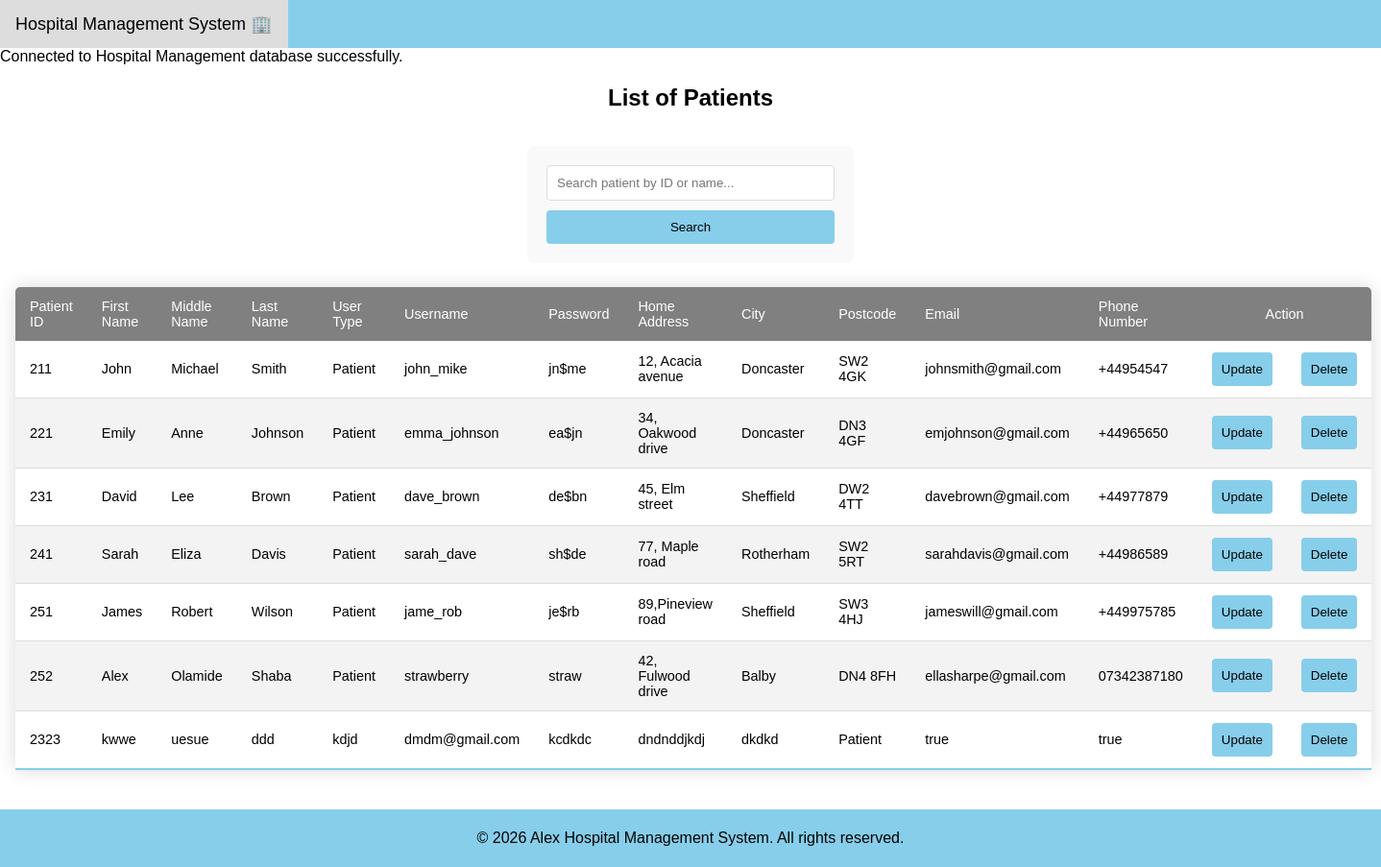
Screenshot of /viewPatient.php with the database file from the repository.
### tables this page shows
CREATE TABLE PATIENT 
( 
patientID INTEGER PRIMARY KEY, 
firstName TEXT NOT NULL, 
middleName TEXT, 
lastName TEXT NOT NULL, 
userType TEXT NOT NULL,
username TEXT NOT NULL UNIQUE,
password TEXT NOT NULL,
homeAddress TEXT NOT NULL,
city TEXT NOT NULL, 
postcode TEXT NOT NULL, 
email TEXT NOT NULL UNIQUE, 
phoneNumber TEXT NOT NULL UNIQUE 
);

### viewPatient.php (the view, shortened to what this page needs)
<!DOCTYPE html>
<html lang="en">
<head>
    <link rel="stylesheet" href="style.css" />
</head>
<body>
    <?php include("NavBar.php"); require_once("functions.php"); ?>
    <div>
        <h2 class="centered-header">List of Patients</h2>
    </div>
    <div class="main">
        <form method="GET">
            <input type="text" name="search" placeholder="Search patient by ID or name...">
            <button type="submit">Search</button>
        </form>
        <?php
            $db = new SQLite3('hospital_management_2.db');
            $searchTerm = $_GET['search'] ?? '';
            if ($searchTerm) {
                if (is_numeric($searchTerm)) {
                    $select_query = "SELECT * FROM PATIENT WHERE patientID = :search";
                } else {
                    $select_query = "SELECT * FROM PATIENT WHERE firstName LIKE :search OR lastName LIKE :search";
                }
                $stmt = $db->prepare($select_query);
                if (is_numeric($searchTerm)) {
                    $stmt->bindValue(':search', $searchTerm, SQLITE3_INTEGER);
                } else {
                    $stmt->bindValue(':search', '%' . $searchTerm . '%', SQLITE3_TEXT);
                }
                $result = $stmt->execute();
            } else {
                $select_query = "SELECT * FROM PATIENT";
                $result = $db->query($select_query);
            }
            echo "<table>";
            echo " <thead> <tr>
                <td>Patient ID</td>
                <td>First Name</td>
                <td>Middle Name</td>
                <td>Last Name</td>
                <td>User Type</td>
                <td>Username</td>
                <td>Password</td>
                <td>Home Address</td>
                <td>City</td>
                <td>Postcode</td>
                <td>Email</td>
                <td>Phone Number</td>
                <td style ='text-align: center' colspan='2'> Action </td>
            </tr> </thead>";
            echo "<tbody>";
            while ($row = $result->fetchArray(SQLITE3_ASSOC)) {
                $id = $row['patientID'];
                $fname = $row['firstName'];
                $mname = $row['middleName'];
                $lname = $row['lastName'];
                $userType = $row['userType'];
                $username = $row['username'];
                $password = $row['password'];
                $homeaddress = $row['homeAddress'];
                $city = $row['city'];
                $postcode = $row['postcode'];
                $emailaddress = $row['email'];
                $phoneNo = $row['phoneNumber'];
                echo "<tr>
                    <td>$id</td>
                    <td>$fname</td>
                    <td>$mname</td>
                    <td>$lname</td>
                    <td>$userType</td>
                    <td>$username</td>
                    <td>$password</td>
                    <td>$homeaddress</td>
                    <td>$city</td>
                    <td>$postcode</td>
                    <td>$emailaddress</td>
                    <td>$phoneNo</td>
                    <td><a href='updatePatient.php?id=$id'><button>Update</button></a></td>
                    <td><a href='deletePatient.php?id=$id' onclick='return confirm(\"Are you sure you want to delete this patient?\")'><button>Delete</button></a></td>
                </tr>";
            }
            echo "</tbody></table>";
        ?>
    </div>
    <footer>
        <div class=footer style="text-align: center;"> &copy; 2026 Alex Hospital Management System. All rights reserved. </div>
    </footer>
</body>
</html>

### NavBar.php (shortened to what this page needs)
<!DOCTYPE html>
<html lang="en">
<head>
    <link rel="stylesheet" href="style.css" />
</head>
<body class="bgcolor">
    <header>
        <div class="header">
            <div class="navbar">
                <a class="navbar-brand" href="dashboard.php">Hospital Management System 🏢</a>
            </div>
        </div>
    </header>
</body>
</html>

### style.css (style rules this page uses)
body { font-family: Arial, sans-serif; display: flex; flex-direction: column; min-height: 100vh; margin: 0; }
.centered-header { text-align: center; }
.header { background-color: skyblue; overflow: hidden; color: black; font-size: 18px; }
.footer { bottom: 0; width: 100%; white-space: nowrap; line-height: 60px; background-color: skyblue; }
.main { flex: 1; padding: 1rem; }
.header a { float: left; display: block; color: white; text-align: center; padding: 14px 16px; text-decoration: none; }
form { width: 300px; margin: 0 auto; padding: 20px; background: #f9f9f9; border-radius: 8px; max-width: 500px; }
input[type="text"], input[type="number"], input[type="date"], input[type="email"], input[type="submit"], select { width: calc(100% - 22px); padding: 10px; margin-bottom: 10px; border: 1px solid #ddd; border-radius: 4px; }
button { width: 100%; padding: 10px; background-color: skyblue; color: white; border: none; border-radius: 4px; cursor: pointer; color: black; }
table { width: 100%; border-collapse: collapse; margin: 25px 0; font-size: 0.9em; min-width: 400px; border-radius: 5px 5px 0 0; overflow: hidden; box-shadow: 0 0 20px rgba(0, 0, 0, 0.15); }
thead tr { background-color: grey; color: #ffffff; text-align: left; }
td { padding: 12px 15px; }
tbody tr { border-bottom: 1px solid #dddddd; }
tbody tr:nth-of-type(even) { background-color: #f3f3f3; }
tbody tr:last-of-type { border-bottom: 2px solid skyblue; }
h2 { text-align: center; }

### rows the page displays
patient: patientID "211", firstName "John", middleName "Michael", lastName "Smith", userType "Patient", username "john_mike", password "jn$me", homeAddress "12, Acacia avenue", city "Doncaster", postcode "SW2 4GK", email "johnsmith@gmail.com", phoneNumber "+44954547"
patient: patientID "221", firstName "Emily", middleName "Anne", lastName "Johnson", userType "Patient", username "emma_johnson", password "ea$jn", homeAddress "34, Oakwood drive", city "Doncaster", postcode "DN3 4GF", email "emjohnson@gmail.com", phoneNumber "+44965650"
patient: patientID "231", firstName "David", middleName "Lee", lastName "Brown", userType "Patient", username "dave_brown", password "de$bn", homeAddress "45, Elm street", city "Sheffield", postcode "DW2 4TT", email "davebrown@gmail.com", phoneNumber "+44977879"
patient: patientID "241", firstName "Sarah", middleName "Eliza", lastName "Davis", userType "Patient", username "sarah_dave", password "sh$de", homeAddress "77, Maple road", city "Rotherham", postcode "SW2 5RT", email "sarahdavis@gmail.com", phoneNumber "+44986589"
patient: patientID "251", firstName "James", middleName "Robert", lastName "Wilson", userType "Patient", username "jame_rob", password "je$rb", homeAddress "89,Pineview road", city "Sheffield", postcode "SW3 4HJ", email "jameswill@gmail.com", phoneNumber "+449975785"
patient: patientID "252", firstName "Alex", middleName "Olamide", lastName "Shaba", userType "Patient", username "strawberry", password "straw", homeAddress "42, Fulwood drive", city "Balby", postcode "DN4 8FH", email "ellasharpe@gmail.com", phoneNumber "07342387180"
patient: patientID "2323", firstName "kwwe", middleName "uesue", lastName "ddd", userType "kdjd", username "dmdm@gmail.com", password "kcdkdc", homeAddress "dndnddjkdj", city "dkdkd", postcode "Patient", email "true", phoneNumber "true"
